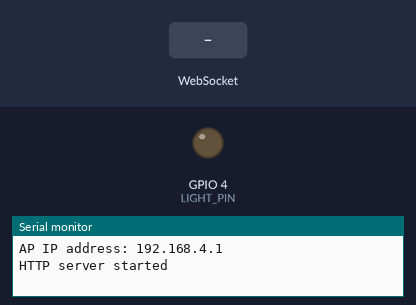
A sketch run on a simulated ESP32. On the bench: output pins drawn as LEDs (lit = HIGH), the last lines printed to the serial monitor. The test bench sets the inputs (shaded band).

Above: at 1.2 s.
1.3 s: WebSocket text "on" received
At 1.9 s:
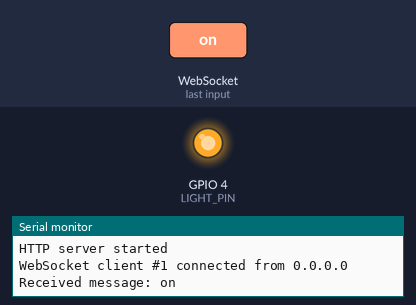
2.8 s: WebSocket text "off" received
At 3.1 s:
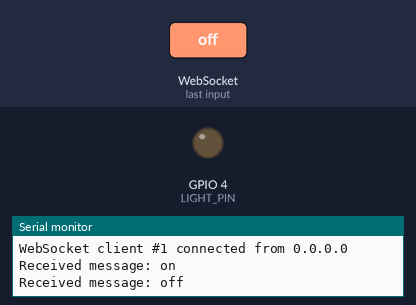
Timing chart, 0 to 5.8 s (numbered marks = the images above; inputs shaded):
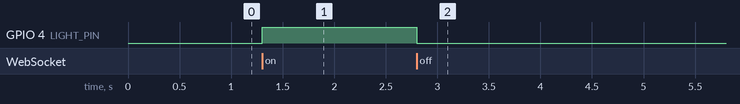

The sketch:

SimpleLedOnOff.ino
```cpp
#include "esp_camera.h"
#include <Arduino.h>
#include <WiFi.h>
#include <AsyncTCP.h>
#include <ESPAsyncWebServer.h>
#include <iostream>
#include <sstream>

const int LIGHT_PIN = 4;

const char* ssid     = "MyESP32CAM";
const char* password = "12345678";

AsyncWebServer server(80);
AsyncWebSocket wsCarInput("/CarInput");

const char* htmlHomePage PROGMEM = R"HTMLHOMEPAGE(
<!DOCTYPE html>
<html>
  <head>
    <meta name="viewport" content="width=device-width, initial-scale=1, maximum-scale=1, user-scalable=no">
    <script>
      var webSocketCarInputUrl = "ws:\/\/" + window.location.hostname + "/CarInput";
      var websocketCarInput;

      function initCarInputWebSocket()
      {
        websocketCarInput = new WebSocket(webSocketCarInputUrl);
        websocketCarInput.onopen    = function(event){};
        websocketCarInput.onclose   = function(event){setTimeout(initCarInputWebSocket, 2000);};
        websocketCarInput.onmessage = function(event){};
      }

      function initWebSocket()
      {
        initCarInputWebSocket();
      }

      function sendButtonInput(value)
      {
        websocketCarInput.send(value);
      }

      window.onload = initWebSocket;
    </script>
  </head>
  <body align="center" style="background-color:white">
    <h2 style="color: teal;text-align:center;">LED Control</h2>
    <button style="font-size:20px;padding:10px 20px;margin:10px;" onclick="sendButtonInput('on')">Turn On</button>
    <button style="font-size:20px;padding:10px 20px;margin:10px;" onclick="sendButtonInput('off')">Turn Off</button>
  </body>
</html>
)HTMLHOMEPAGE";

void handleRoot(AsyncWebServerRequest *request)
{
  request->send_P(200, "text/html", htmlHomePage);
}

void handleNotFound(AsyncWebServerRequest *request)
{
    request->send(404, "text/plain", "File Not Found");
}

void onCarInputWebSocketEvent(AsyncWebSocket *server,
                              AsyncWebSocketClient *client,
                              AwsEventType type,
                              void *arg,
                              uint8_t *data,
                              size_t len)
{
  switch (type)
  {
    case WS_EVT_CONNECT:
      Serial.printf("WebSocket client #%u connected from %s\n", client->id(), client->remoteIP().toString().c_str());
      break;
    case WS_EVT_DISCONNECT:
      Serial.printf("WebSocket client #%u disconnected\n", client->id());
      break;
    case WS_EVT_DATA:
      AwsFrameInfo *info;
      info = (AwsFrameInfo*)arg;
      if (info->final && info->index == 0 && info->len == len && info->opcode == WS_TEXT)
      {
        String message = String((char *)data);
        Serial.println("Received message: " + message);

        if (message == "on") {
          digitalWrite(LIGHT_PIN, HIGH); // Turn on the LED
        } else if (message == "off") {
          digitalWrite(LIGHT_PIN, LOW); // Turn off the LED
        }
      }
      break;
    case WS_EVT_PONG:
    case WS_EVT_ERROR:
      break;
    default:
      break;
  }
}

void setup(void)
{
  pinMode(LIGHT_PIN, OUTPUT);
  digitalWrite(LIGHT_PIN, LOW); // Initially turn off the LED

  Serial.begin(115200);

  WiFi.softAP(ssid, password);
  IPAddress IP = WiFi.softAPIP();
  Serial.print("AP IP address: ");
  Serial.println(IP);

  server.on("/", HTTP_GET, handleRoot);
  server.onNotFound(handleNotFound);

  wsCarInput.onEvent(onCarInputWebSocketEvent);
  server.addHandler(&wsCarInput);

  server.begin();
  Serial.println("HTTP server started");
}

void loop()
{
  wsCarInput.cleanupClients();
}
```

Measured:
- after the input at 1.3 s, GPIO 4 (LIGHT_PIN): LOW → HIGH at once
- after the input at 2.8 s, GPIO 4 (LIGHT_PIN): HIGH → LOW at once
